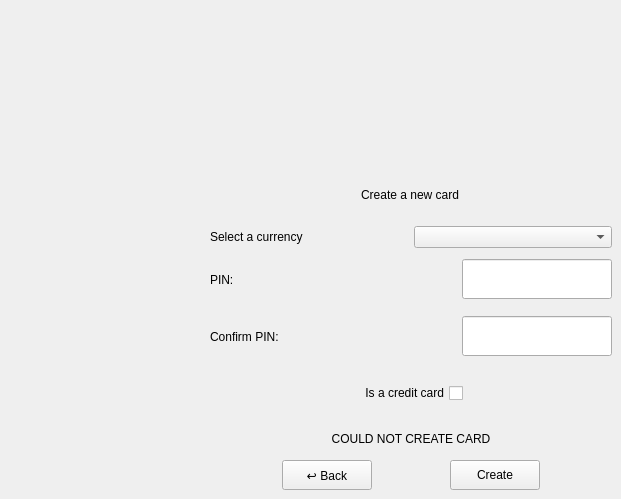
    <widget class="QWidget" name="createCardScreen">
     <widget class="QWidget" name="verticalLayoutWidget_10">
      <property name="geometry">
       <rect>
        <x>210</x>
        <y>170</y>
        <width>402</width>
        <height>320</height>
       </rect>
      </property>
      <layout class="QVBoxLayout" name="verticalLayout_14">
       <item>
        <widget class="QLabel" name="L_createCard">
         <property name="minimumSize">
          <size>
           <width>400</width>
           <height>50</height>
          </size>
         </property>
         <property name="maximumSize">
          <size>
           <width>400</width>
           <height>50</height>
          </size>
         </property>
         <property name="text">
          <string>Create a new card</string>
         </property>
         <property name="alignment">
          <set>Qt::AlignmentFlag::AlignCenter</set>
         </property>
        </widget>
       </item>
       <item>
        <layout class="QHBoxLayout" name="horizontalLayout_10">
         <item>
          <widget class="QLabel" name="label_6">
           <property name="text">
            <string>Select a currency</string>
           </property>
          </widget>
         </item>
         <item>
          <widget class="QComboBox" name="selectCurrency"/>
         </item>
        </layout>
       </item>
       <item>
        <layout class="QHBoxLayout" name="horizontalLayout_11">
         <item>
          <widget class="QLabel" name="label_7">
           <property name="layoutDirection">
            <enum>Qt::LayoutDirection::RightToLeft</enum>
           </property>
           <property name="text">
            <string>PIN:</string>
           </property>
          </widget>
         </item>
         <item alignment="Qt::AlignmentFlag::AlignVCenter">
          <widget class="QLineEdit" name="LE_cardPin">
           <property name="minimumSize">
            <size>
             <width>150</width>
             <height>40</height>
            </size>
           </property>
           <property name="maximumSize">
            <size>
             <width>150</width>
             <height>30</height>
            </size>
           </property>
           <property name="layoutDirection">
            <enum>Qt::LayoutDirection::LeftToRight</enum>
           </property>
          </widget>
         </item>
        </layout>
       </item>
       <item>
        <layout class="QHBoxLayout" name="horizontalLayout_12">
         <item>
          <widget class="QLabel" name="label_8">
           <property name="layoutDirection">
            <enum>Qt::LayoutDirection::RightToLeft</enum>
           </property>
           <property name="text">
            <string>Confirm PIN:</string>
           </property>
          </widget>
         </item>
         <item alignment="Qt::AlignmentFlag::AlignVCenter">
          <widget class="QLineEdit" name="LE_confirmCardPin">
           <property name="minimumSize">
            <size>
             <width>150</width>
             <height>40</height>
            </size>
           </property>
           <property name="maximumSize">
            <size>
             <width>150</width>
             <height>30</height>
            </size>
           </property>
           <property name="layoutDirection">
            <enum>Qt::LayoutDirection::LeftToRight</enum>
           </property>
          </widget>
         </item>
        </layout>
       </item>
       <item alignment="Qt::AlignmentFlag::AlignHCenter">
        <widget class="QCheckBox" name="CB_isCredit">
         <property name="minimumSize">
          <size>
           <width>50</width>
           <height>50</height>
          </size>
         </property>
         <property name="layoutDirection">
          <enum>Qt::LayoutDirection::RightToLeft</enum>
         </property>
         <property name="text">
          <string>Is a credit card</string>
         </property>
         <property name="iconSize">
          <size>
           <width>30</width>
           <height>30</height>
          </size>
         </property>
        </widget>
       </item>
       <item alignment="Qt::AlignmentFlag::AlignHCenter">
        <widget class="QLabel" name="L_invalidCard">
         <property name="minimumSize">
          <size>
           <width>300</width>
           <height>30</height>
          </size>
         </property>
         <property name="maximumSize">
          <size>
           <width>300</width>
           <height>30</height>
          </size>
         </property>
         <property name="text">
          <string>COULD NOT CREATE CARD</string>
         </property>
         <property name="alignment">
          <set>Qt::AlignmentFlag::AlignCenter</set>
         </property>
        </widget>
       </item>
       <item>
        <layout class="QHBoxLayout" name="horizontalLayout_9">
         <item>
          <widget class="QPushButton" name="B_cancelCreateCard">
           <property name="minimumSize">
            <size>
             <width>90</width>
             <height>30</height>
            </size>
           </property>
           <property name="maximumSize">
            <size>
             <width>90</width>
             <height>30</height>
            </size>
           </property>
           <property name="text">
            <string>↩ Back</string>
           </property>
          </widget>
         </item>
         <item>
          <widget class="QPushButton" name="B_enterCreateCard">
           <property name="minimumSize">
            <size>
             <width>90</width>
             <height>30</height>
            </size>
           </property>
           <property name="maximumSize">
            <size>
             <width>90</width>
             <height>30</height>
            </size>
           </property>
           <property name="text">
            <string>Create</string>
           </property>
          </widget>
         </item>
        </layout>
       </item>
      </layout>
     </widget>
    </widget>
